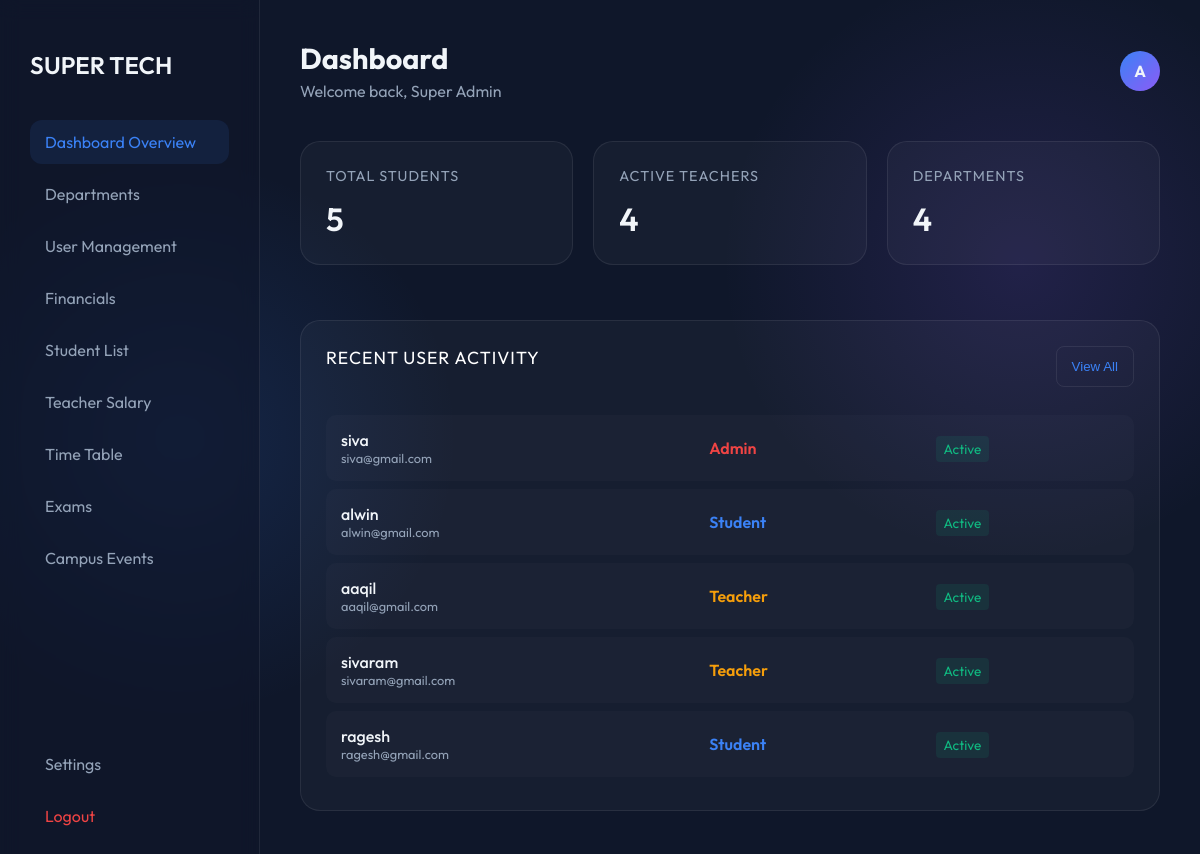
Page /admin_dashboard.php (signed in) on the committed database.
### tables this page shows
CREATE TABLE `users` (
  `id` int(11) NOT NULL,
  `name` varchar(100) NOT NULL,
  `email` varchar(100) NOT NULL,
  `password` varchar(255) NOT NULL,
  `role` enum('admin','teacher','student') NOT NULL,
  `dept_id` int(11) DEFAULT NULL,
  `salary` decimal(10,2) DEFAULT 0.00,
  `fees_due` decimal(10,2) DEFAULT 0.00,
  `phone` varchar(20) DEFAULT NULL,
  `designation` varchar(100) DEFAULT 'Student',
  `profile_pic` varchar(255) DEFAULT NULL
);

### admin_dashboard.php (the view, shortened to what this page needs)
<?php
include 'db.php';
?>
<!DOCTYPE html>
<html>
<head>
    <link rel="stylesheet" href="style.css">
</head>
<body>
    <div class="dashboard-container">
        <div class="sidebar">
            <h2 style="margin-bottom: 40px; font-weight: 600;">SUPER TECH</h2>
            <nav>
                <a href="admin_dashboard.php" class="nav-item active">Dashboard Overview</a>
                <a href="departments.php" class="nav-item">Departments</a>
                <a href="user_management.php" class="nav-item">User Management</a>
                <a href="financials.php" class="nav-item">Financials</a>
                <a href="student_list.php" class="nav-item">Student List</a>
                <a href="teacher_salary.php" class="nav-item">Teacher Salary</a>
                <a href="timetable.php" class="nav-item">Time Table</a>
                <a href="exams.php" class="nav-item">Exams</a>
                <a href="admin_events.php" class="nav-item">Campus Events</a>
            </nav>
            <div style="margin-top: auto;">
            <a href="settings.php" class="nav-item">Settings</a>
                <a href="logout.php" class="nav-item" style="color: #ef4444;">Logout</a>
            </div>
        </div>
        <div class="main-area">
            <div style="display: flex; justify-content: space-between; align-items: center; margin-bottom: 40px;">
                <div>
                    <h1 style="margin: 0; font-size: 1.8rem;">Dashboard</h1>
                    <p style="color: var(--text-muted); margin: 5px 0 0 0;">Welcome back, <?php echo $_SESSION['name']; ?></p>
                </div>
                <div style="width: 40px; height: 40px; background: linear-gradient(135deg, var(--accent-glow), var(--accent-secondary)); border-radius: 50%; display: flex; align-items: center; justify-content: center; font-weight: bold;">
                    A
                </div>
            </div>
                <div style="display: grid; grid-template-columns: repeat(3, 1fr); gap: 20px; margin-bottom: 30px;">
                <a href="student_list.php" style="text-decoration: none; color: inherit;">
                    <div class="tech-card" style="transition: transform 0.2s; cursor: pointer;">
                        <h3>Total Students</h3>
                        <div class="value">
                            <?php
                            $s_res = $conn->query("SELECT COUNT(*) as c FROM users WHERE role='student'");
                            echo $s_res->fetch_assoc()['c'];
                            ?>
                        </div>
                    </div>
                </a>
                <a href="teacher_salary.php" style="text-decoration: none; color: inherit;">
                    <div class="tech-card" style="transition: transform 0.2s; cursor: pointer;">
                        <h3>Active Teachers</h3>
                        <div class="value">
                            <?php
                            $t_res = $conn->query("SELECT COUNT(*) as c FROM users WHERE role='teacher'");
                            echo $t_res->fetch_assoc()['c'];
                            ?>
                        </div>
                    </div>
                </a>
                <a href="departments.php" style="text-decoration: none; color: inherit;">
                    <div class="tech-card" style="transition: transform 0.2s; cursor: pointer;">
                        <h3>Departments</h3>
                        <div class="value">
                            <?php
                            $d_res = $conn->query("SELECT COUNT(*) as c FROM departments");
                            echo $d_res->fetch_assoc()['c'];
                            ?>
                        </div>
                    </div>
                </a>
            </div>
            <div class="tech-card">
                <div style="display: flex; justify-content: space-between; margin-bottom: 20px;">
                    <h3 style="font-size: 1.1rem; color: white;">Recent User Activity</h3>
                    <button style="background: none; border: 1px solid var(--glass-border); color: var(--accent-glow); padding: 5px 15px; border-radius: 8px; cursor: pointer;">View All</button>
                </div>
                <table>
                    <tbody>
                        <?php
                        $sql = "SELECT * FROM users ORDER BY id DESC LIMIT 5";
                        $result = $conn->query($sql);
                        if ($result->num_rows > 0) {
                            while($row = $result->fetch_assoc()) {
                                $roleColor = 'white';
                                if($row['role'] == 'admin') $roleColor = '#ef4444';
                                if($row['role'] == 'teacher') $roleColor = '#f59e0b';
                                if($row['role'] == 'student') $roleColor = '#3b82f6';
                                echo "<tr>
                                        <td>
                                            <div style='font-weight: 500;'>{$row['name']}</div>
                                            <div style='font-size: 0.8rem; color: var(--text-muted);'>{$row['email']}</div>
                                        </td>
                                        <td style='color: $roleColor; text-transform: capitalize; font-weight: 600;'>
                                            {$row['role']}
                                        </td>
                                        <td>
                                            <span style='color: #10b981; background: rgba(16, 185, 129, 0.1); padding: 4px 8px; border-radius: 4px; font-size: 0.85rem;'>
                                                Active
                                            </span>
                                        </td>
                                      </tr>";
                            }
                        } else {
                            echo "<tr><td colspan='3' style='text-align: center; color: var(--text-muted); padding: 20px;'>No activity found.</td></tr>";
                        }
                        ?>
                    </tbody>
                </table>
            </div>
        </div>
    </div>
</body>
</html>

### style.css (style rules this page uses)
:root { --bg-deep: #0f172a; --accent-glow: #3b82f6; --accent-secondary: #8b5cf6; --text-main: #f1f5f9; --text-muted: #94a3b8; --glass-bg: rgba(255, 255, 255, 0.03); --glass-border: rgba(255, 255, 255, 0.08); --input-bg: rgba(0, 0, 0, 0.2); }
* { box-sizing: border-box; }
body { font-family: 'Outfit', sans-serif; margin: 0; background-color: var(--bg-deep); background-image: radial-gradient(circle at 15% 50%, rgba(59, 130, 246, 0.15), transparent 25%), radial-gradient(circle at 85% 30%, rgba(139, 92, 246, 0.15), transparent 25%); color: var(--text-main); height: 100vh; overflow: hidden; }
.dashboard-container { display: flex; height: 100vh; }
.sidebar { width: 260px; background: rgba(15, 23, 42, 0.6); backdrop-filter: blur(10px); border-right: 1px solid var(--glass-border); padding: 30px; display: flex; flex-direction: column; }
.nav-item { display: flex; align-items: center; padding: 12px 15px; color: var(--text-muted); text-decoration: none; border-radius: 12px; margin-bottom: 8px; transition: 0.3s; }
.nav-item:hover, .nav-item.active { background: rgba(59, 130, 246, 0.1); color: var(--accent-glow); }
.main-area { flex: 1; padding: 40px; overflow-y: auto; }
.tech-card { background: var(--glass-bg); border: 1px solid var(--glass-border); border-radius: 20px; padding: 25px; margin-bottom: 25px; transition: all 0.3s cubic-bezier(0.4, 0, 0.2, 1); position: relative; }
.tech-card h3 { margin-top: 0; font-weight: 400; color: var(--text-muted); font-size: 0.9rem; text-transform: uppercase; letter-spacing: 1px; }
.tech-card .value { font-size: 2rem; font-weight: 600; margin-top: 5px; }
table { width: 100%; border-collapse: separate; border-spacing: 0 8px; }
td { background: rgba(255,255,255,0.02); padding: 15px; }
td:first-child { border-radius: 10px 0 0 10px; }
td:last-child { border-radius: 0 10px 10px 0; }

### rows in the picture
users: name "siva", email "siva@gmail.com", role "Admin"
users: name "alwin", email "alwin@gmail.com", role "Student"
users: name "aaqil", email "aaqil@gmail.com", role "Teacher"
users: name "sivaram", email "sivaram@gmail.com", role "Teacher"
users: name "ragesh", email "ragesh@gmail.com", role "Student"

### other values in the picture
$_SESSION['name'] "Super Admin"
$s_res->fetch_assoc()['c'] "5"
$t_res->fetch_assoc()['c'] "4"
$d_res->fetch_assoc()['c'] "4"
